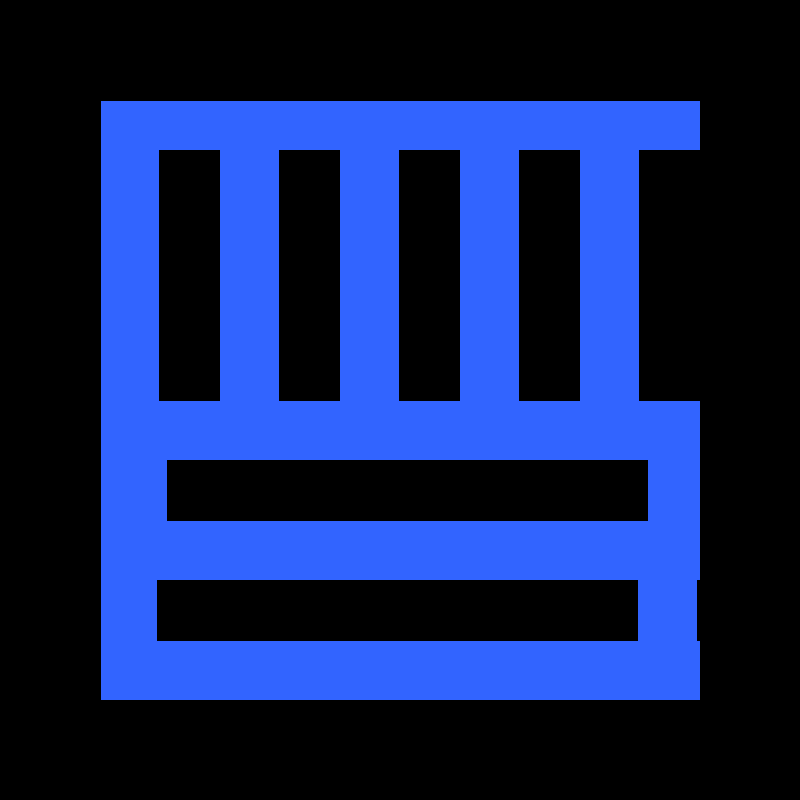
Frame 1 (no input)
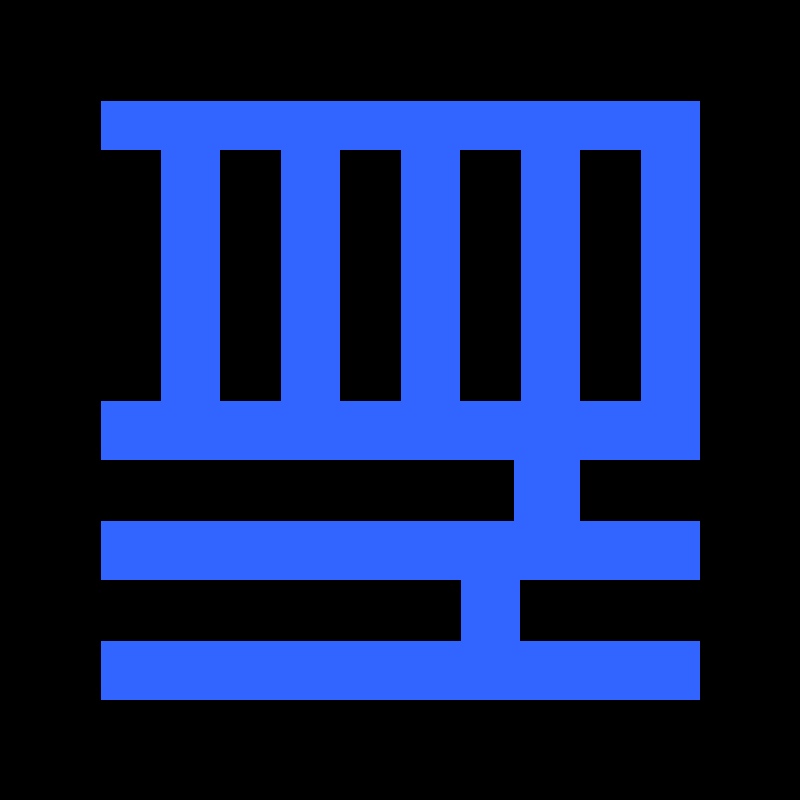
Frame 60 (the mouse pressed at the canvas centre just before this capture)
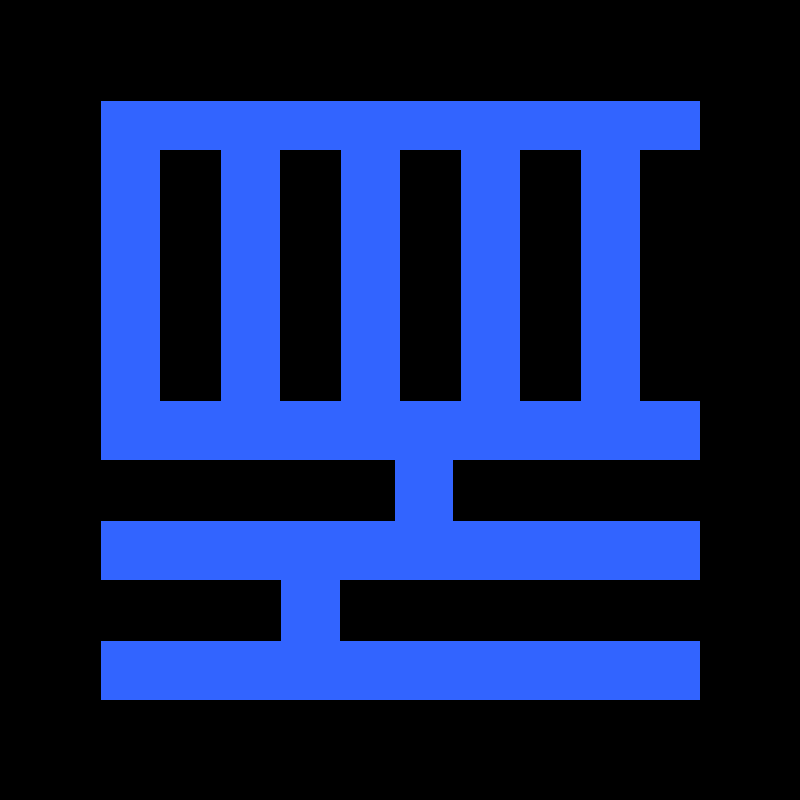
Frame 120 (the mouse held since frame 60 and released just before this capture)

The Processing sketch that drew these frames (run headless with seeded random() and noise(); from frame 60 on, the mouse is pressed at the canvas centre):

// Processing sketch: Rafael_Duarte_exercicio
// ── Rafael_Duarte_exercicio.pde
float retA=160;
float retB=280;
float retC=400;
float retD=520;
float retE=640;
float retF=760;
float retG=160;
float retH=700;
float retI=160;
float retJ=700;
float velret=-1;
float velretB=-7;
float velretC=-3;
float corR=50;
float corG=100;
float corB=255;


void setup(){
  size(800,800);
  background(0);
}

void draw(){
  
  fill(corR,corG,corB);
  rect(100, 100, 600, 600);
  if(velret>0){corR=255;corG=230;corB=40;}
  if(velret<0){corR=50;corG=100;corB=255;}
  
  fill(0);
  retA=retA+velret;
  retB=retB+velret;
  retC=retC+velret;
  retD=retD+velret;
  retE=retE+velret;
  retF=retF+velret;
  
  
  if(retA<40){retA=760;}
  if(retB<40){retB=760;}
  if(retC<40){retC=760;}
  if(retD<40){retD=760;}
  if(retE<40){retE=760;}
  if(retF<40){retF=760;}
  
  if(retA>760){retA=40;}
  if(retB>760){retB=40;}
  if(retC>760){retC=40;}
  if(retD>760){retD=40;}
  if(retE>760){retE=40;}
  if(retF>760){retF=40;}
  
  rect(retA,150,60,250);
  rect(retB,150,60,250);
  rect(retC,150,60,250);
  rect(retD,150,60,250);
  rect(retE,150,60,250);
  rect(retF,150,60,250);
  
  fill(0);
  if(retG<-380){retG=700;}
  if(retH<-380){retH=700;}
  if(retG>700){retG=-380;}
  if(retH>700){retH=-380;}
  retG=retG-velretB;
  retH=retH-velretB;
  rect(retG,460,480,60);
  rect(retH,460,480,60);
  
  fill(0);
  if(retI<-380){retI=700;}
  if(retJ<-380){retJ=700;}
  if(retI>700){retI=-380;}
  if(retJ>700){retJ=-380;}
  retI=retI+velretC;
  retJ=retJ+velretC;
  rect(retI,580,480,60);
  rect(retJ,580,480,60);}
  
void mouseClicked(){
  velret=-velret;
  velretB=-velretB;
  velretC=-velretC;}
  
